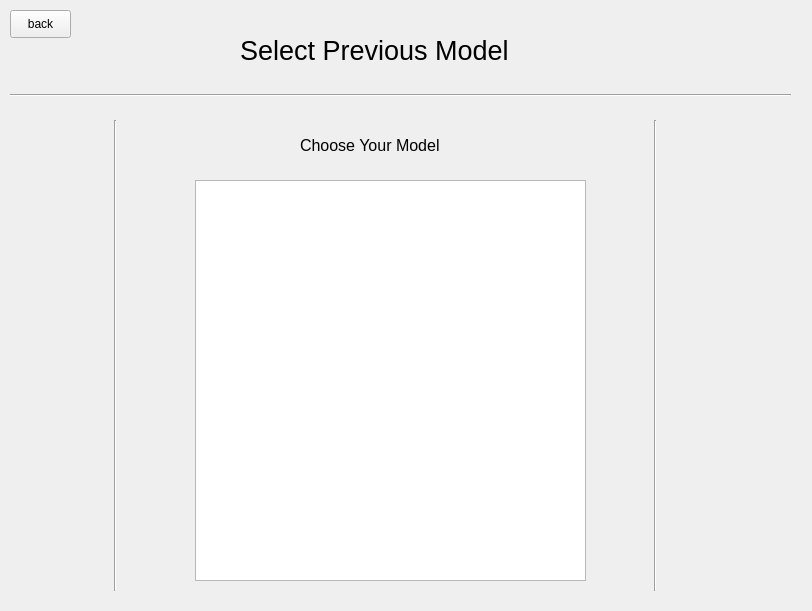
<?xml version="1.0" encoding="UTF-8"?>
<ui version="4.0">
 <class>MainWindow</class>
 <widget class="QMainWindow" name="MainWindow">
  <property name="geometry">
   <rect>
    <x>0</x>
    <y>0</y>
    <width>812</width>
    <height>611</height>
   </rect>
  </property>
  <property name="minimumSize">
   <size>
    <width>812</width>
    <height>611</height>
   </size>
  </property>
  <property name="maximumSize">
   <size>
    <width>812</width>
    <height>611</height>
   </size>
  </property>
  <property name="windowTitle">
   <string>MainWindow</string>
  </property>
  <widget class="QWidget" name="centralwidget">
   <widget class="QLabel" name="label">
    <property name="geometry">
     <rect>
      <x>240</x>
      <y>20</y>
      <width>331</width>
      <height>61</height>
     </rect>
    </property>
    <property name="font">
     <font>
      <pointsize>20</pointsize>
     </font>
    </property>
    <property name="text">
     <string>Select Previous Model</string>
    </property>
   </widget>
   <widget class="Line" name="line_4">
    <property name="geometry">
     <rect>
      <x>10</x>
      <y>90</y>
      <width>781</width>
      <height>10</height>
     </rect>
    </property>
    <property name="orientation">
     <enum>Qt::Horizontal</enum>
    </property>
   </widget>
   <widget class="QLabel" name="label_2">
    <property name="geometry">
     <rect>
      <x>300</x>
      <y>120</y>
      <width>201</width>
      <height>51</height>
     </rect>
    </property>
    <property name="font">
     <font>
      <pointsize>12</pointsize>
     </font>
    </property>
    <property name="text">
     <string>Choose Your Model</string>
    </property>
   </widget>
   <widget class="QListWidget" name="listWidget">
    <property name="geometry">
     <rect>
      <x>195</x>
      <y>180</y>
      <width>391</width>
      <height>401</height>
     </rect>
    </property>
   </widget>
   <widget class="Line" name="line">
    <property name="geometry">
     <rect>
      <x>110</x>
      <y>120</y>
      <width>10</width>
      <height>471</height>
     </rect>
    </property>
    <property name="orientation">
     <enum>Qt::Vertical</enum>
    </property>
   </widget>
   <widget class="Line" name="line_2">
    <property name="geometry">
     <rect>
      <x>650</x>
      <y>120</y>
      <width>10</width>
      <height>471</height>
     </rect>
    </property>
    <property name="orientation">
     <enum>Qt::Vertical</enum>
    </property>
   </widget>
   <widget class="QPushButton" name="back">
    <property name="geometry">
     <rect>
      <x>10</x>
      <y>10</y>
      <width>61</width>
      <height>28</height>
     </rect>
    </property>
    <property name="text">
     <string>back</string>
    </property>
   </widget>
  </widget>
 </widget>
 <resources/>
 <connections/>
</ui>
